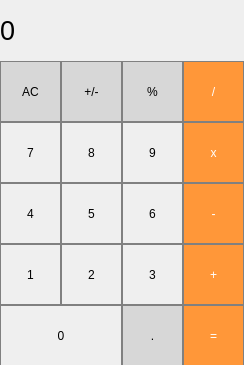
<?xml version="1.0" encoding="UTF-8"?>
<ui version="4.0">
 <class>MainWindow</class>
 <widget class="QMainWindow" name="MainWindow">
  <property name="geometry">
   <rect>
    <x>0</x>
    <y>0</y>
    <width>244</width>
    <height>365</height>
   </rect>
  </property>
  <property name="windowTitle">
   <string>MainWindow</string>
  </property>
  <widget class="QWidget" name="centralwidget">
   <widget class="QLabel" name="Result_show">
    <property name="geometry">
     <rect>
      <x>0</x>
      <y>0</y>
      <width>245</width>
      <height>61</height>
     </rect>
    </property>
    <property name="font">
     <font>
      <pointsize>20</pointsize>
     </font>
    </property>
    <property name="styleSheet">
     <string notr="true">QLabel {
  qproperty-alignment: 'AlignVCenter | AlignRight';
  border: 1px solid gray;
}

background-color : white;</string>
    </property>
    <property name="text">
     <string>0</string>
    </property>
   </widget>
   <widget class="QPushButton" name="pushButton_Discharge">
    <property name="geometry">
     <rect>
      <x>0</x>
      <y>61</y>
      <width>61</width>
      <height>61</height>
     </rect>
    </property>
    <property name="styleSheet">
     <string notr="true">QPushButton {
  background-color: rgb(215, 215, 215);
  border: 1px solid gray;
}
QPushButton:pressed {
    background-color: qlineargradient(x1: 0, y1: 0, x2: 0, y2: 1,
                                      stop: 0 #BEBEBE, stop: 1 #D7D7D7);
}</string>
    </property>
    <property name="text">
     <string>AC</string>
    </property>
   </widget>
   <widget class="QPushButton" name="pushButton_PlusOrMinus">
    <property name="geometry">
     <rect>
      <x>61</x>
      <y>61</y>
      <width>61</width>
      <height>61</height>
     </rect>
    </property>
    <property name="styleSheet">
     <string notr="true">QPushButton {
  background-color: rgb(215, 215, 215);
  border: 1px solid gray;
}
QPushButton:pressed {
    background-color: qlineargradient(x1: 0, y1: 0, x2: 0, y2: 1,
                                      stop: 0 #BEBEBE, stop: 1 #D7D7D7);
}</string>
    </property>
    <property name="text">
     <string>+/-</string>
    </property>
   </widget>
   <widget class="QPushButton" name="pushButton_percent&#10;">
    <property name="geometry">
     <rect>
      <x>122</x>
      <y>61</y>
      <width>61</width>
      <height>61</height>
     </rect>
    </property>
    <property name="styleSheet">
     <string notr="true">QPushButton {
  background-color: rgb(215, 215, 215);
  border: 1px solid gray;
}
QPushButton:pressed {
    background-color: qlineargradient(x1: 0, y1: 0, x2: 0, y2: 1,
                                      stop: 0 #BEBEBE, stop: 1 #D7D7D7);
}</string>
    </property>
    <property name="text">
     <string>%</string>
    </property>
   </widget>
   <widget class="QPushButton" name="pushButton_9">
    <property name="geometry">
     <rect>
      <x>122</x>
      <y>122</y>
      <width>61</width>
      <height>61</height>
     </rect>
    </property>
    <property name="styleSheet">
     <string notr="true">QPushButton {
   border: 1px solid gray;
}
QPushButton:pressed {
    background-color: qlineargradient(x1: 0, y1: 0, x2: 0, y2: 1,
                                      stop: 0 #dadbde, stop: 1 #f6f7fa);
}</string>
    </property>
    <property name="text">
     <string>9</string>
    </property>
   </widget>
   <widget class="QPushButton" name="pushButton_8">
    <property name="geometry">
     <rect>
      <x>61</x>
      <y>122</y>
      <width>61</width>
      <height>61</height>
     </rect>
    </property>
    <property name="styleSheet">
     <string notr="true">QPushButton {
   border: 1px solid gray;
}
QPushButton:pressed {
    background-color: qlineargradient(x1: 0, y1: 0, x2: 0, y2: 1,
                                      stop: 0 #dadbde, stop: 1 #f6f7fa);
}</string>
    </property>
    <property name="text">
     <string>8</string>
    </property>
   </widget>
   <widget class="QPushButton" name="pushButton_7">
    <property name="geometry">
     <rect>
      <x>0</x>
      <y>122</y>
      <width>61</width>
      <height>61</height>
     </rect>
    </property>
    <property name="styleSheet">
     <string notr="true">QPushButton {
   border: 1px solid gray;
}
QPushButton:pressed {
    background-color: qlineargradient(x1: 0, y1: 0, x2: 0, y2: 1,
                                      stop: 0 #dadbde, stop: 1 #f6f7fa);
}</string>
    </property>
    <property name="text">
     <string>7</string>
    </property>
   </widget>
   <widget class="QPushButton" name="pushButton_division">
    <property name="geometry">
     <rect>
      <x>183</x>
      <y>61</y>
      <width>61</width>
      <height>61</height>
     </rect>
    </property>
    <property name="styleSheet">
     <string notr="true">QPushButton {
  background-color: rgb(255, 151, 57);
  color: white; 
  border: 1px solid gray;
}

QPushButton:pressed {
    background-color: qlineargradient(x1: 0, y1: 0, x2: 0, y2: 1,
                                      stop: 0 #FF7832, stop: 1 #FF9739);
}</string>
    </property>
    <property name="text">
     <string>/</string>
    </property>
   </widget>
   <widget class="QPushButton" name="pushButton_5">
    <property name="geometry">
     <rect>
      <x>61</x>
      <y>183</y>
      <width>61</width>
      <height>61</height>
     </rect>
    </property>
    <property name="styleSheet">
     <string notr="true">QPushButton {
   border: 1px solid gray;
}
QPushButton:pressed {
    background-color: qlineargradient(x1: 0, y1: 0, x2: 0, y2: 1,
                                      stop: 0 #dadbde, stop: 1 #f6f7fa);
}</string>
    </property>
    <property name="text">
     <string>5</string>
    </property>
   </widget>
   <widget class="QPushButton" name="pushButton_4">
    <property name="geometry">
     <rect>
      <x>0</x>
      <y>183</y>
      <width>61</width>
      <height>61</height>
     </rect>
    </property>
    <property name="styleSheet">
     <string notr="true">QPushButton {
   border: 1px solid gray;
}
QPushButton:pressed {
    background-color: qlineargradient(x1: 0, y1: 0, x2: 0, y2: 1,
                                      stop: 0 #dadbde, stop: 1 #f6f7fa);
}</string>
    </property>
    <property name="text">
     <string>4</string>
    </property>
   </widget>
   <widget class="QPushButton" name="pushButton_multiplication">
    <property name="geometry">
     <rect>
      <x>183</x>
      <y>122</y>
      <width>61</width>
      <height>61</height>
     </rect>
    </property>
    <property name="styleSheet">
     <string notr="true">QPushButton {
  background-color: rgb(255, 151, 57);
  color: white; 
  border: 1px solid gray;
}

QPushButton:pressed {
    background-color: qlineargradient(x1: 0, y1: 0, x2: 0, y2: 1,
                                      stop: 0 #FF7832, stop: 1 #FF9739);
}</string>
    </property>
    <property name="text">
     <string>x</string>
    </property>
   </widget>
   <widget class="QPushButton" name="pushButton_minus">
    <property name="geometry">
     <rect>
      <x>183</x>
      <y>183</y>
      <width>61</width>
      <height>61</height>
     </rect>
    </property>
    <property name="styleSheet">
     <string notr="true">QPushButton {
  background-color: rgb(255, 151, 57);
  color: white; 
  border: 1px solid gray;
}

QPushButton:pressed {
    background-color: qlineargradient(x1: 0, y1: 0, x2: 0, y2: 1,
                                      stop: 0 #FF7832, stop: 1 #FF9739);
}</string>
    </property>
    <property name="text">
     <string>-</string>
    </property>
   </widget>
   <widget class="QPushButton" name="pushButton_6">
    <property name="geometry">
     <rect>
      <x>122</x>
      <y>183</y>
      <width>61</width>
      <height>61</height>
     </rect>
    </property>
    <property name="styleSheet">
     <string notr="true">QPushButton {
   border: 1px solid gray;
}
QPushButton:pressed {
    background-color: qlineargradient(x1: 0, y1: 0, x2: 0, y2: 1,
                                      stop: 0 #dadbde, stop: 1 #f6f7fa);
}</string>
    </property>
    <property name="text">
     <string>6</string>
    </property>
   </widget>
   <widget class="QPushButton" name="pushButton_plus">
    <property name="geometry">
     <rect>
      <x>183</x>
      <y>244</y>
      <width>61</width>
      <height>61</height>
     </rect>
    </property>
    <property name="styleSheet">
     <string notr="true">QPushButton {
  background-color: rgb(255, 151, 57);
  color: white; 
  border: 1px solid gray;
}

QPushButton:pressed {
    background-color: qlineargradient(x1: 0, y1: 0, x2: 0, y2: 1,
                                      stop: 0 #FF7832, stop: 1 #FF9739);
}</string>
    </property>
    <property name="text">
     <string>+</string>
    </property>
   </widget>
   <widget class="QPushButton" name="pushButton_3">
    <property name="geometry">
     <rect>
      <x>122</x>
      <y>244</y>
      <width>61</width>
      <height>61</height>
     </rect>
    </property>
    <property name="styleSheet">
     <string notr="true">QPushButton {
   border: 1px solid gray;
}
QPushButton:pressed {
    background-color: qlineargradient(x1: 0, y1: 0, x2: 0, y2: 1,
                                      stop: 0 #dadbde, stop: 1 #f6f7fa);
}</string>
    </property>
    <property name="text">
     <string>3</string>
    </property>
   </widget>
   <widget class="QPushButton" name="pushButton_2">
    <property name="geometry">
     <rect>
      <x>61</x>
      <y>244</y>
      <width>61</width>
      <height>61</height>
     </rect>
    </property>
    <property name="styleSheet">
     <string notr="true">QPushButton {
   border: 1px solid gray;
}
QPushButton:pressed {
    background-color: qlineargradient(x1: 0, y1: 0, x2: 0, y2: 1,
                                      stop: 0 #dadbde, stop: 1 #f6f7fa);
}</string>
    </property>
    <property name="text">
     <string>2</string>
    </property>
   </widget>
   <widget class="QPushButton" name="pushButton_1">
    <property name="geometry">
     <rect>
      <x>0</x>
      <y>244</y>
      <width>61</width>
      <height>61</height>
     </rect>
    </property>
    <property name="styleSheet">
     <string notr="true">QPushButton {
   border: 1px solid gray;
}
QPushButton:pressed {
    background-color: qlineargradient(x1: 0, y1: 0, x2: 0, y2: 1,
                                      stop: 0 #dadbde, stop: 1 #f6f7fa);
}</string>
    </property>
    <property name="text">
     <string>1</string>
    </property>
   </widget>
   <widget class="QPushButton" name="pushButton_dot">
    <property name="geometry">
     <rect>
      <x>122</x>
      <y>305</y>
      <width>61</width>
      <height>61</height>
     </rect>
    </property>
    <property name="styleSheet">
     <string notr="true">QPushButton {
  background-color: rgb(215, 215, 215);
  border: 1px solid gray;
}
QPushButton:pressed {
    background-color: qlineargradient(x1: 0, y1: 0, x2: 0, y2: 1,
                                      stop: 0 #BEBEBE, stop: 1 #D7D7D7);
}</string>
    </property>
    <property name="text">
     <string>.</string>
    </property>
   </widget>
   <widget class="QPushButton" name="pushButton_equal">
    <property name="geometry">
     <rect>
      <x>183</x>
      <y>305</y>
      <width>61</width>
      <height>61</height>
     </rect>
    </property>
    <property name="styleSheet">
     <string notr="true">QPushButton {
  background-color: rgb(255, 151, 57);
  color: white; 
  border: 1px solid gray;
}

QPushButton:pressed {
    background-color: qlineargradient(x1: 0, y1: 0, x2: 0, y2: 1,
                                      stop: 0 #FF7832, stop: 1 #FF9739);
}</string>
    </property>
    <property name="text">
     <string>=</string>
    </property>
   </widget>
   <widget class="QPushButton" name="pushButton_0">
    <property name="geometry">
     <rect>
      <x>0</x>
      <y>305</y>
      <width>122</width>
      <height>61</height>
     </rect>
    </property>
    <property name="styleSheet">
     <string notr="true">QPushButton {
   border: 1px solid gray;
}
QPushButton:pressed {
    background-color: qlineargradient(x1: 0, y1: 0, x2: 0, y2: 1,
                                      stop: 0 #dadbde, stop: 1 #f6f7fa);
}</string>
    </property>
    <property name="text">
     <string>0</string>
    </property>
   </widget>
  </widget>
 </widget>
 <resources/>
 <connections/>
</ui>
